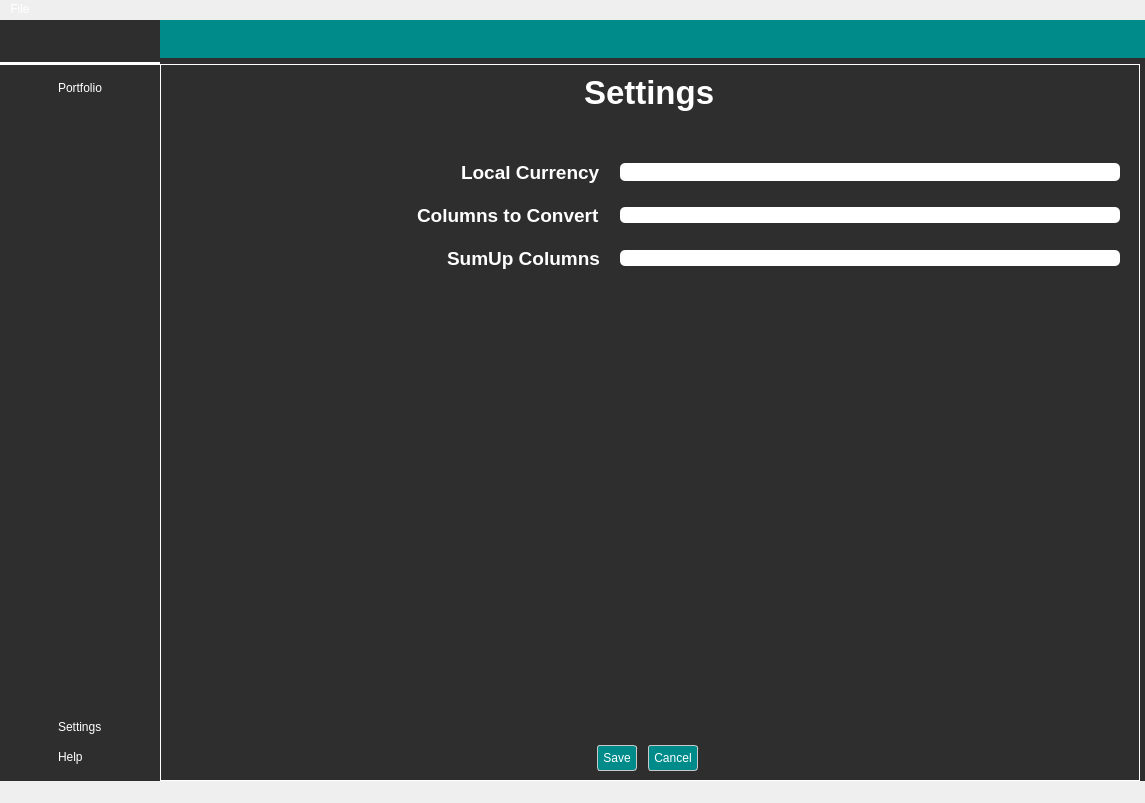
<?xml version="1.0" encoding="UTF-8"?>
<ui version="4.0">
 <class>MainWindow</class>
 <widget class="QMainWindow" name="MainWindow">
  <property name="geometry">
   <rect>
    <x>0</x>
    <y>0</y>
    <width>1145</width>
    <height>803</height>
   </rect>
  </property>
  <property name="windowTitle">
   <string>MainWindow</string>
  </property>
  <property name="styleSheet">
   <string notr="true">*{
  border: none;
  background-color: transparent;
  background: none;
  padding: 0;
  margin: 0;
  color: #fff;
}

#MainBodyContainer {
   background-color: #2E2E2E;
}
#LeftMenuContainer {
background-color: #2E2E2E;
}
#LeftMenuSubContainer  QPushButton {
	text-align: left;
   padding: 5px 10px;
	border-top-left-radius: 10px;
	border-bottom-left-radius: 10px;
}
#LeftMenuSubContainer  QPushButton:hover{
	background-color: #008B8B;
}
#menuFrame {
  border-bottom: 3px solid #fff;
}

#setting_frame,#help_frame {
border: 1px solid #fff;
}

#topBarLeftFrame, #topBarRightFrame, #addBtn {
padding: 0px;
margin: 0px;
}

#topBarFrame {
/*border-bottom: 1px solid #fff;*/
background-color:  #008B8B;
}


#LeftMenuSubContainer  #menuClose:hover{
	background-color: red;
}

#tableWidget::item { padding: 20px }


QLineEdit:focus {
            border: 1px solid #008B8B;
            border-radius: 5px;
            padding: 2px;
            outline: none;
          
        }
</string>
  </property>
  <widget class="QWidget" name="centralwidget">
   <layout class="QHBoxLayout" name="horizontalLayout_2" stretch="1,1">
    <property name="spacing">
     <number>0</number>
    </property>
    <property name="leftMargin">
     <number>0</number>
    </property>
    <property name="topMargin">
     <number>1</number>
    </property>
    <property name="rightMargin">
     <number>0</number>
    </property>
    <property name="bottomMargin">
     <number>0</number>
    </property>
    <item>
     <widget class="QWidget" name="LeftMenuContainer" native="true">
      <property name="sizePolicy">
       <sizepolicy hsizetype="Preferred" vsizetype="Preferred">
        <horstretch>1</horstretch>
        <verstretch>0</verstretch>
       </sizepolicy>
      </property>
      <property name="maximumSize">
       <size>
        <width>160</width>
        <height>16777215</height>
       </size>
      </property>
      <layout class="QHBoxLayout" name="horizontalLayout_3" stretch="0">
       <property name="spacing">
        <number>1</number>
       </property>
       <property name="sizeConstraint">
        <enum>QLayout::SetMaximumSize</enum>
       </property>
       <property name="leftMargin">
        <number>0</number>
       </property>
       <property name="topMargin">
        <number>0</number>
       </property>
       <property name="rightMargin">
        <number>0</number>
       </property>
       <property name="bottomMargin">
        <number>0</number>
       </property>
       <item>
        <widget class="QWidget" name="LeftMenuSubContainer" native="true">
         <property name="sizePolicy">
          <sizepolicy hsizetype="Expanding" vsizetype="Expanding">
           <horstretch>1</horstretch>
           <verstretch>0</verstretch>
          </sizepolicy>
         </property>
         <property name="maximumSize">
          <size>
           <width>160</width>
           <height>16777215</height>
          </size>
         </property>
         <property name="sizeIncrement">
          <size>
           <width>0</width>
           <height>0</height>
          </size>
         </property>
         <property name="baseSize">
          <size>
           <width>0</width>
           <height>-1</height>
          </size>
         </property>
         <layout class="QVBoxLayout" name="verticalLayout_2" stretch="0,0,0,0,0">
          <property name="spacing">
           <number>-1</number>
          </property>
          <property name="sizeConstraint">
           <enum>QLayout::SetDefaultConstraint</enum>
          </property>
          <property name="leftMargin">
           <number>0</number>
          </property>
          <property name="topMargin">
           <number>12</number>
          </property>
          <property name="rightMargin">
           <number>0</number>
          </property>
          <property name="bottomMargin">
           <number>0</number>
          </property>
          <item alignment="Qt::AlignHCenter|Qt::AlignTop">
           <widget class="QFrame" name="closeFrame">
            <property name="sizePolicy">
             <sizepolicy hsizetype="Expanding" vsizetype="Preferred">
              <horstretch>1</horstretch>
              <verstretch>0</verstretch>
             </sizepolicy>
            </property>
            <property name="frameShape">
             <enum>QFrame::StyledPanel</enum>
            </property>
            <property name="frameShadow">
             <enum>QFrame::Raised</enum>
            </property>
            <layout class="QVBoxLayout" name="verticalLayout_13">
             <property name="leftMargin">
              <number>0</number>
             </property>
             <property name="topMargin">
              <number>0</number>
             </property>
             <property name="rightMargin">
              <number>0</number>
             </property>
             <property name="bottomMargin">
              <number>0</number>
             </property>
             <item alignment="Qt::AlignLeft">
              <widget class="QPushButton" name="menuClose">
               <property name="sizePolicy">
                <sizepolicy hsizetype="Expanding" vsizetype="Fixed">
                 <horstretch>1</horstretch>
                 <verstretch>0</verstretch>
                </sizepolicy>
               </property>
               <property name="text">
                <string/>
               </property>
               <property name="icon">
                <iconset resource="resources.qrc">
                 <normaloff>:/icons/sample-qt/icons/x-circle.svg</normaloff>:/icons/sample-qt/icons/x-circle.svg</iconset>
               </property>
               <property name="iconSize">
                <size>
                 <width>24</width>
                 <height>24</height>
                </size>
               </property>
              </widget>
             </item>
            </layout>
           </widget>
          </item>
          <item>
           <widget class="QFrame" name="menuFrame">
            <property name="sizePolicy">
             <sizepolicy hsizetype="Preferred" vsizetype="Preferred">
              <horstretch>0</horstretch>
              <verstretch>0</verstretch>
             </sizepolicy>
            </property>
            <property name="frameShape">
             <enum>QFrame::StyledPanel</enum>
            </property>
            <property name="frameShadow">
             <enum>QFrame::Raised</enum>
            </property>
            <layout class="QVBoxLayout" name="verticalLayout_3">
             <property name="leftMargin">
              <number>0</number>
             </property>
             <property name="topMargin">
              <number>0</number>
             </property>
             <property name="rightMargin">
              <number>0</number>
             </property>
             <property name="bottomMargin">
              <number>0</number>
             </property>
            </layout>
           </widget>
          </item>
          <item alignment="Qt::AlignHCenter">
           <widget class="QFrame" name="portFolioBtnFrame">
            <property name="frameShape">
             <enum>QFrame::StyledPanel</enum>
            </property>
            <property name="frameShadow">
             <enum>QFrame::Raised</enum>
            </property>
            <layout class="QVBoxLayout" name="verticalLayout_4">
             <property name="leftMargin">
              <number>30</number>
             </property>
             <property name="topMargin">
              <number>5</number>
             </property>
             <property name="rightMargin">
              <number>30</number>
             </property>
             <item>
              <widget class="QPushButton" name="portfolioBtn">
               <property name="text">
                <string>Portfolio</string>
               </property>
               <property name="icon">
                <iconset resource="resources.qrc">
                 <normaloff>:/icons/sample-qt/icons/home.svg</normaloff>:/icons/sample-qt/icons/home.svg</iconset>
               </property>
               <property name="iconSize">
                <size>
                 <width>24</width>
                 <height>24</height>
                </size>
               </property>
              </widget>
             </item>
            </layout>
           </widget>
          </item>
          <item>
           <widget class="QFrame" name="frame_3">
            <property name="sizePolicy">
             <sizepolicy hsizetype="Preferred" vsizetype="Expanding">
              <horstretch>0</horstretch>
              <verstretch>0</verstretch>
             </sizepolicy>
            </property>
            <property name="frameShape">
             <enum>QFrame::StyledPanel</enum>
            </property>
            <property name="frameShadow">
             <enum>QFrame::Raised</enum>
            </property>
            <layout class="QVBoxLayout" name="verticalLayout_5"/>
           </widget>
          </item>
          <item alignment="Qt::AlignHCenter">
           <widget class="QFrame" name="frame_4">
            <property name="sizePolicy">
             <sizepolicy hsizetype="Expanding" vsizetype="Preferred">
              <horstretch>1</horstretch>
              <verstretch>0</verstretch>
             </sizepolicy>
            </property>
            <property name="frameShape">
             <enum>QFrame::StyledPanel</enum>
            </property>
            <property name="frameShadow">
             <enum>QFrame::Raised</enum>
            </property>
            <layout class="QVBoxLayout" name="verticalLayout_6">
             <property name="leftMargin">
              <number>30</number>
             </property>
             <property name="topMargin">
              <number>12</number>
             </property>
             <property name="rightMargin">
              <number>30</number>
             </property>
             <property name="bottomMargin">
              <number>12</number>
             </property>
             <item>
              <widget class="QPushButton" name="settingsBtn">
               <property name="text">
                <string>Settings</string>
               </property>
               <property name="icon">
                <iconset resource="resources.qrc">
                 <normaloff>:/icons/sample-qt/icons/settings.svg</normaloff>:/icons/sample-qt/icons/settings.svg</iconset>
               </property>
               <property name="iconSize">
                <size>
                 <width>24</width>
                 <height>24</height>
                </size>
               </property>
              </widget>
             </item>
             <item>
              <widget class="QPushButton" name="helpBtn">
               <property name="text">
                <string>Help</string>
               </property>
               <property name="icon">
                <iconset resource="resources.qrc">
                 <normaloff>:/icons/sample-qt/icons/help-circle.svg</normaloff>:/icons/sample-qt/icons/help-circle.svg</iconset>
               </property>
               <property name="iconSize">
                <size>
                 <width>24</width>
                 <height>24</height>
                </size>
               </property>
              </widget>
             </item>
            </layout>
           </widget>
          </item>
         </layout>
        </widget>
       </item>
      </layout>
     </widget>
    </item>
    <item>
     <widget class="QWidget" name="MainBodyContainer" native="true">
      <property name="sizePolicy">
       <sizepolicy hsizetype="Preferred" vsizetype="Preferred">
        <horstretch>1</horstretch>
        <verstretch>0</verstretch>
       </sizepolicy>
      </property>
      <property name="styleSheet">
       <string notr="true">#tableContainer {
background-color: #2E2E2E;
border: none;
}

#tableWidget {
background-color: #2E2E2E;
border: 1px solid #aaa;
 border-top-color: #aaa; 
}

QScrollBar:horizontal {
    border: 1px solid #aaa;
    background: #aaa;
    height: 12px;
    margin: 0 20px 0 20px;
}</string>
      </property>
      <layout class="QHBoxLayout" name="horizontalLayout">
       <property name="leftMargin">
        <number>0</number>
       </property>
       <property name="topMargin">
        <number>0</number>
       </property>
       <property name="rightMargin">
        <number>0</number>
       </property>
       <property name="bottomMargin">
        <number>0</number>
       </property>
       <item>
        <widget class="QWidget" name="tableContainer" native="true">
         <property name="styleSheet">
          <string notr="true">QTableWidget::item { height: 40px; }</string>
         </property>
         <layout class="QVBoxLayout" name="verticalLayout_7">
          <property name="leftMargin">
           <number>0</number>
          </property>
          <property name="topMargin">
           <number>0</number>
          </property>
          <property name="rightMargin">
           <number>0</number>
          </property>
          <property name="bottomMargin">
           <number>0</number>
          </property>
          <item>
           <widget class="QFrame" name="topBarFrame">
            <property name="sizePolicy">
             <sizepolicy hsizetype="Preferred" vsizetype="Preferred">
              <horstretch>0</horstretch>
              <verstretch>0</verstretch>
             </sizepolicy>
            </property>
            <property name="maximumSize">
             <size>
              <width>16777215</width>
              <height>16777215</height>
             </size>
            </property>
            <property name="frameShape">
             <enum>QFrame::StyledPanel</enum>
            </property>
            <property name="frameShadow">
             <enum>QFrame::Raised</enum>
            </property>
            <property name="lineWidth">
             <number>1</number>
            </property>
            <property name="midLineWidth">
             <number>0</number>
            </property>
            <layout class="QHBoxLayout" name="horizontalLayout_4">
             <property name="spacing">
              <number>-1</number>
             </property>
             <property name="leftMargin">
              <number>12</number>
             </property>
             <property name="topMargin">
              <number>12</number>
             </property>
             <property name="rightMargin">
              <number>12</number>
             </property>
             <property name="bottomMargin">
              <number>12</number>
             </property>
             <item alignment="Qt::AlignLeft">
              <widget class="QFrame" name="topBarRightFrame">
               <property name="frameShape">
                <enum>QFrame::StyledPanel</enum>
               </property>
               <property name="frameShadow">
                <enum>QFrame::Raised</enum>
               </property>
               <layout class="QHBoxLayout" name="horizontalLayout_6">
                <property name="leftMargin">
                 <number>0</number>
                </property>
                <property name="topMargin">
                 <number>0</number>
                </property>
                <property name="rightMargin">
                 <number>0</number>
                </property>
                <property name="bottomMargin">
                 <number>0</number>
                </property>
                <item>
                 <widget class="QPushButton" name="menuOpenBtn">
                  <property name="toolTip">
                   <string>Menus</string>
                  </property>
                  <property name="autoFillBackground">
                   <bool>false</bool>
                  </property>
                  <property name="text">
                   <string/>
                  </property>
                  <property name="icon">
                   <iconset resource="resources.qrc">
                    <normaloff>:/icons/sample-qt/icons/menu.svg</normaloff>:/icons/sample-qt/icons/menu.svg</iconset>
                  </property>
                  <property name="iconSize">
                   <size>
                    <width>24</width>
                    <height>24</height>
                   </size>
                  </property>
                 </widget>
                </item>
               </layout>
              </widget>
             </item>
             <item alignment="Qt::AlignRight">
              <widget class="QFrame" name="topBarLeftFrame">
               <property name="enabled">
                <bool>true</bool>
               </property>
               <property name="frameShape">
                <enum>QFrame::StyledPanel</enum>
               </property>
               <property name="frameShadow">
                <enum>QFrame::Raised</enum>
               </property>
               <layout class="QHBoxLayout" name="horizontalLayout_5">
                <property name="spacing">
                 <number>25</number>
                </property>
                <property name="leftMargin">
                 <number>0</number>
                </property>
                <property name="topMargin">
                 <number>0</number>
                </property>
                <property name="rightMargin">
                 <number>0</number>
                </property>
                <property name="bottomMargin">
                 <number>0</number>
                </property>
                <item>
                 <widget class="QPushButton" name="addBtn">
                  <property name="toolTip">
                   <string>Add</string>
                  </property>
                  <property name="text">
                   <string/>
                  </property>
                  <property name="icon">
                   <iconset resource="resources.qrc">
                    <normaloff>:/icons/sample-qt/icons/plus-circle.svg</normaloff>:/icons/sample-qt/icons/plus-circle.svg</iconset>
                  </property>
                  <property name="iconSize">
                   <size>
                    <width>18</width>
                    <height>18</height>
                   </size>
                  </property>
                 </widget>
                </item>
                <item>
                 <widget class="QPushButton" name="refreshBtn">
                  <property name="toolTip">
                   <string>Refresh</string>
                  </property>
                  <property name="text">
                   <string/>
                  </property>
                  <property name="icon">
                   <iconset resource="resources.qrc">
                    <normaloff>:/icons/sample-qt/icons/refresh-cw.svg</normaloff>:/icons/sample-qt/icons/refresh-cw.svg</iconset>
                  </property>
                  <property name="iconSize">
                   <size>
                    <width>18</width>
                    <height>18</height>
                   </size>
                  </property>
                 </widget>
                </item>
               </layout>
              </widget>
             </item>
            </layout>
           </widget>
          </item>
          <item>
           <widget class="QFrame" name="frame_pages">
            <property name="frameShape">
             <enum>QFrame::StyledPanel</enum>
            </property>
            <property name="frameShadow">
             <enum>QFrame::Raised</enum>
            </property>
            <layout class="QVBoxLayout" name="verticalLayout_8" stretch="0">
             <property name="leftMargin">
              <number>0</number>
             </property>
             <property name="topMargin">
              <number>0</number>
             </property>
             <property name="rightMargin">
              <number>5</number>
             </property>
             <property name="bottomMargin">
              <number>0</number>
             </property>
             <item>
              <widget class="QStackedWidget" name="stackedWidget">
               <property name="currentIndex">
                <number>1</number>
               </property>
               <widget class="QWidget" name="portfolio_page">
                <layout class="QVBoxLayout" name="verticalLayout_10">
                 <property name="leftMargin">
                  <number>0</number>
                 </property>
                 <property name="topMargin">
                  <number>0</number>
                 </property>
                 <property name="rightMargin">
                  <number>0</number>
                 </property>
                 <property name="bottomMargin">
                  <number>0</number>
                 </property>
                 <item>
                  <widget class="QFrame" name="tableFrame">
                   <property name="sizePolicy">
                    <sizepolicy hsizetype="Preferred" vsizetype="Preferred">
                     <horstretch>1</horstretch>
                     <verstretch>1</verstretch>
                    </sizepolicy>
                   </property>
                   <property name="frameShape">
                    <enum>QFrame::StyledPanel</enum>
                   </property>
                   <property name="frameShadow">
                    <enum>QFrame::Sunken</enum>
                   </property>
                   <layout class="QVBoxLayout" name="verticalLayout_9">
                    <property name="leftMargin">
                     <number>0</number>
                    </property>
                    <property name="topMargin">
                     <number>0</number>
                    </property>
                    <property name="rightMargin">
                     <number>0</number>
                    </property>
                    <property name="bottomMargin">
                     <number>0</number>
                    </property>
                    <item>
                     <widget class="QTableWidget" name="tableWidget">
                      <property name="sizePolicy">
                       <sizepolicy hsizetype="Expanding" vsizetype="Expanding">
                        <horstretch>0</horstretch>
                        <verstretch>0</verstretch>
                       </sizepolicy>
                      </property>
                      <property name="styleSheet">
                       <string notr="true"/>
                      </property>
                      <property name="frameShadow">
                       <enum>QFrame::Raised</enum>
                      </property>
                      <property name="midLineWidth">
                       <number>1</number>
                      </property>
                      <property name="sizeAdjustPolicy">
                       <enum>QAbstractScrollArea::AdjustToContents</enum>
                      </property>
                      <property name="iconSize">
                       <size>
                        <width>12</width>
                        <height>12</height>
                       </size>
                      </property>
                      <property name="cornerButtonEnabled">
                       <bool>true</bool>
                      </property>
                      <attribute name="horizontalHeaderCascadingSectionResizes">
                       <bool>false</bool>
                      </attribute>
                      <attribute name="horizontalHeaderMinimumSectionSize">
                       <number>40</number>
                      </attribute>
                      <attribute name="horizontalHeaderStretchLastSection">
                       <bool>true</bool>
                      </attribute>
                      <attribute name="verticalHeaderCascadingSectionResizes">
                       <bool>false</bool>
                      </attribute>
                      <attribute name="verticalHeaderStretchLastSection">
                       <bool>false</bool>
                      </attribute>
                      <row>
                       <property name="text">
                        <string>1</string>
                       </property>
                      </row>
                      <column>
                       <property name="text">
                        <string>Name</string>
                       </property>
                      </column>
                      <column>
                       <property name="text">
                        <string>Price</string>
                       </property>
                      </column>
                      <column>
                       <property name="text">
                        <string>Shares</string>
                       </property>
                      </column>
                      <column>
                       <property name="text">
                        <string>Cost Basis</string>
                       </property>
                      </column>
                      <column>
                       <property name="text">
                        <string>Market Value</string>
                       </property>
                      </column>
                      <column>
                       <property name="text">
                        <string>Gain</string>
                       </property>
                      </column>
                      <item row="0" column="0">
                       <property name="text">
                        <string>TESLA</string>
                       </property>
                      </item>
                      <item row="0" column="1">
                       <property name="text">
                        <string>124</string>
                       </property>
                      </item>
                      <item row="0" column="2">
                       <property name="text">
                        <string>3</string>
                       </property>
                      </item>
                      <item row="0" column="3">
                       <property name="text">
                        <string>122334</string>
                       </property>
                      </item>
                      <item row="0" column="4">
                       <property name="text">
                        <string>1231324</string>
                       </property>
                      </item>
                      <item row="0" column="5">
                       <property name="text">
                        <string>1324erdfsdafdsvfvafdvdfv fd vdf </string>
                       </property>
                      </item>
                     </widget>
                    </item>
                   </layout>
                  </widget>
                 </item>
                </layout>
               </widget>
               <widget class="QWidget" name="setting_page">
                <property name="sizePolicy">
                 <sizepolicy hsizetype="Expanding" vsizetype="Expanding">
                  <horstretch>0</horstretch>
                  <verstretch>0</verstretch>
                 </sizepolicy>
                </property>
                <property name="maximumSize">
                 <size>
                  <width>16777215</width>
                  <height>16777215</height>
                 </size>
                </property>
                <layout class="QVBoxLayout" name="verticalLayout_15">
                 <property name="leftMargin">
                  <number>0</number>
                 </property>
                 <property name="topMargin">
                  <number>0</number>
                 </property>
                 <property name="rightMargin">
                  <number>0</number>
                 </property>
                 <property name="bottomMargin">
                  <number>0</number>
                 </property>
                 <item>
                  <widget class="QFrame" name="setting_frame">
                   <property name="sizePolicy">
                    <sizepolicy hsizetype="Expanding" vsizetype="Expanding">
                     <horstretch>1</horstretch>
                     <verstretch>1</verstretch>
                    </sizepolicy>
                   </property>
                   <property name="minimumSize">
                    <size>
                     <width>0</width>
                     <height>0</height>
                    </size>
                   </property>
                   <property name="maximumSize">
                    <size>
                     <width>16777215</width>
                     <height>16777215</height>
                    </size>
                   </property>
                   <property name="frameShape">
                    <enum>QFrame::StyledPanel</enum>
                   </property>
                   <property name="frameShadow">
                    <enum>QFrame::Sunken</enum>
                   </property>
                   <layout class="QVBoxLayout" name="verticalLayout_11" stretch="0">
                    <property name="leftMargin">
                     <number>0</number>
                    </property>
                    <property name="topMargin">
                     <number>0</number>
                    </property>
                    <property name="rightMargin">
                     <number>0</number>
                    </property>
                    <property name="bottomMargin">
                     <number>0</number>
                    </property>
                    <item>
                     <widget class="QFrame" name="gridFrame">
                      <property name="styleSheet">
                       <string notr="true">QLineEdit { border-radius: 5px; }

QPushButton{
background-color: #008B8B;
border: 1px solid #c9c9c9;
 border-radius: 3px;
padding: 5px;
 margin-right: 5px;}</string>
                      </property>
                      <property name="frameShape">
                       <enum>QFrame::StyledPanel</enum>
                      </property>
                      <property name="frameShadow">
                       <enum>QFrame::Raised</enum>
                      </property>
                      <layout class="QVBoxLayout" name="verticalLayout_14" stretch="0,0,1,1,1">
                       <item alignment="Qt::AlignHCenter">
                        <widget class="QLabel" name="label">
                         <property name="font">
                          <font>
                           <pointsize>25</pointsize>
                           <bold>true</bold>
                           <underline>false</underline>
                           <strikeout>false</strikeout>
                           <kerning>true</kerning>
                          </font>
                         </property>
                         <property name="text">
                          <string>Settings</string>
                         </property>
                        </widget>
                       </item>
                       <item alignment="Qt::AlignVCenter">
                        <widget class="QFrame" name="frame">
                         <property name="sizePolicy">
                          <sizepolicy hsizetype="Expanding" vsizetype="Expanding">
                           <horstretch>0</horstretch>
                           <verstretch>0</verstretch>
                          </sizepolicy>
                         </property>
                         <property name="maximumSize">
                          <size>
                           <width>1000</width>
                           <height>16777215</height>
                          </size>
                         </property>
                         <property name="frameShape">
                          <enum>QFrame::StyledPanel</enum>
                         </property>
                         <property name="frameShadow">
                          <enum>QFrame::Raised</enum>
                         </property>
                         <layout class="QHBoxLayout" name="horizontalLayout_8"/>
                        </widget>
                       </item>
                       <item>
                        <layout class="QGridLayout" name="gridLayout">
                         <property name="sizeConstraint">
                          <enum>QLayout::SetNoConstraint</enum>
                         </property>
                         <property name="leftMargin">
                          <number>10</number>
                         </property>
                         <property name="topMargin">
                          <number>20</number>
                         </property>
                         <property name="rightMargin">
                          <number>10</number>
                         </property>
                         <property name="bottomMargin">
                          <number>10</number>
                         </property>
                         <property name="spacing">
                          <number>20</number>
                         </property>
                         <item row="2" column="1">
                          <widget class="QLineEdit" name="sumUpColumnsLineEdit">
                           <property name="maximumSize">
                            <size>
                             <width>500</width>
                             <height>16777215</height>
                            </size>
                           </property>
                          </widget>
                         </item>
                         <item row="0" column="0" alignment="Qt::AlignRight">
                          <widget class="QLabel" name="localCurrencyLabel">
                           <property name="font">
                            <font>
                             <pointsize>14</pointsize>
                             <bold>true</bold>
                            </font>
                           </property>
                           <property name="text">
                            <string>Local Currency</string>
                           </property>
                          </widget>
                         </item>
                         <item row="1" column="0" alignment="Qt::AlignRight">
                          <widget class="QLabel" name="columnsToConvertLabel">
                           <property name="font">
                            <font>
                             <pointsize>14</pointsize>
                             <bold>true</bold>
                            </font>
                           </property>
                           <property name="text">
                            <string>Columns to Convert</string>
                           </property>
                          </widget>
                         </item>
                         <item row="0" column="1">
                          <widget class="QLineEdit" name="localCurrencyLineEdit">
                           <property name="sizePolicy">
                            <sizepolicy hsizetype="Expanding" vsizetype="Preferred">
                             <horstretch>1</horstretch>
                             <verstretch>0</verstretch>
                            </sizepolicy>
                           </property>
                           <property name="maximumSize">
                            <size>
                             <width>500</width>
                             <height>18</height>
                            </size>
                           </property>
                          </widget>
                         </item>
                         <item row="1" column="1">
                          <widget class="QLineEdit" name="columnsToConvertLineEdit">
                           <property name="maximumSize">
                            <size>
                             <width>500</width>
                             <height>16777215</height>
                            </size>
                           </property>
                          </widget>
                         </item>
                         <item row="2" column="0" alignment="Qt::AlignRight">
                          <widget class="QLabel" name="label_2">
                           <property name="font">
                            <font>
                             <pointsize>14</pointsize>
                             <bold>true</bold>
                            </font>
                           </property>
                           <property name="text">
                            <string>SumUp Columns</string>
                           </property>
                          </widget>
                         </item>
                        </layout>
                       </item>
                       <item>
                        <spacer name="verticalSpacer">
                         <property name="orientation">
                          <enum>Qt::Vertical</enum>
                         </property>
                         <property name="sizeHint" stdset="0">
                          <size>
                           <width>20</width>
                           <height>40</height>
                          </size>
                         </property>
                        </spacer>
                       </item>
                       <item alignment="Qt::AlignHCenter">
                        <widget class="QDialogButtonBox" name="buttonBox">
                         <property name="autoFillBackground">
                          <bool>false</bool>
                         </property>
                         <property name="styleSheet">
                          <string notr="true">

* { button-layout: 1 }</string>
                         </property>
                         <property name="standardButtons">
                          <set>QDialogButtonBox::Cancel|QDialogButtonBox::Save</set>
                         </property>
                         <property name="centerButtons">
                          <bool>false</bool>
                         </property>
                        </widget>
                       </item>
                      </layout>
                     </widget>
                    </item>
                   </layout>
                  </widget>
                 </item>
                </layout>
               </widget>
               <widget class="QWidget" name="help_page">
                <property name="sizePolicy">
                 <sizepolicy hsizetype="Expanding" vsizetype="Expanding">
                  <horstretch>0</horstretch>
                  <verstretch>0</verstretch>
                 </sizepolicy>
                </property>
                <layout class="QVBoxLayout" name="verticalLayout">
                 <property name="leftMargin">
                  <number>0</number>
                 </property>
                 <property name="topMargin">
                  <number>0</number>
                 </property>
                 <property name="rightMargin">
                  <number>0</number>
                 </property>
                 <property name="bottomMargin">
                  <number>0</number>
                 </property>
                 <item>
                  <widget class="QFrame" name="help_frame">
                   <property name="sizePolicy">
                    <sizepolicy hsizetype="Preferred" vsizetype="Preferred">
                     <horstretch>1</horstretch>
                     <verstretch>1</verstretch>
                    </sizepolicy>
                   </property>
                   <property name="frameShape">
                    <enum>QFrame::StyledPanel</enum>
                   </property>
                   <property name="frameShadow">
                    <enum>QFrame::Sunken</enum>
                   </property>
                   <layout class="QVBoxLayout" name="verticalLayout_12">
                    <property name="leftMargin">
                     <number>0</number>
                    </property>
                    <property name="topMargin">
                     <number>0</number>
                    </property>
                    <property name="rightMargin">
                     <number>0</number>
                    </property>
                    <property name="bottomMargin">
                     <number>0</number>
                    </property>
                    <item>
                     <widget class="QPushButton" name="pushButton_2">
                      <property name="text">
                       <string>help push button</string>
                      </property>
                     </widget>
                    </item>
                   </layout>
                  </widget>
                 </item>
                </layout>
               </widget>
              </widget>
             </item>
            </layout>
           </widget>
          </item>
         </layout>
        </widget>
       </item>
      </layout>
     </widget>
    </item>
   </layout>
  </widget>
  <widget class="QMenuBar" name="menubar">
   <property name="geometry">
    <rect>
     <x>0</x>
     <y>0</y>
     <width>1145</width>
     <height>21</height>
    </rect>
   </property>
   <widget class="QMenu" name="menuFile">
    <property name="title">
     <string>File</string>
    </property>
   </widget>
   <addaction name="menuFile"/>
  </widget>
  <widget class="QStatusBar" name="statusbar"/>
 </widget>
 <resources>
  <include location="resources.qrc"/>
 </resources>
 <connections/>
</ui>
